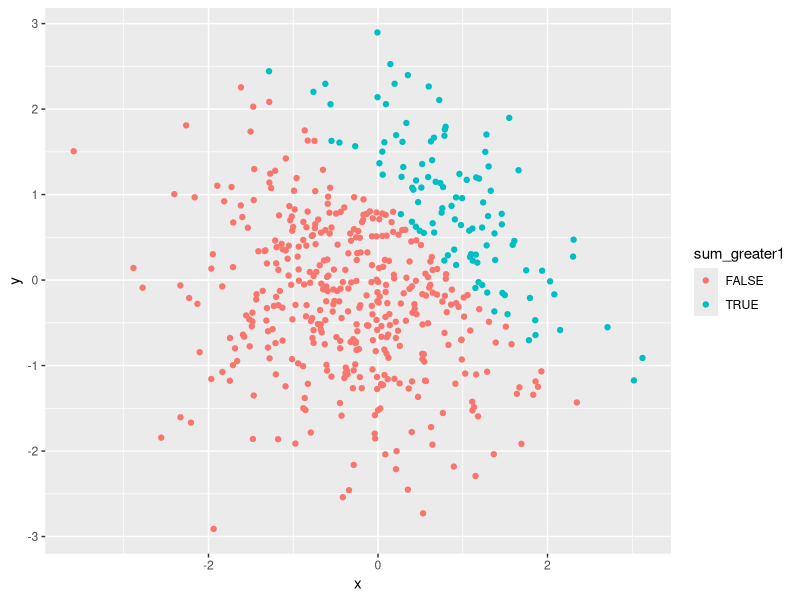
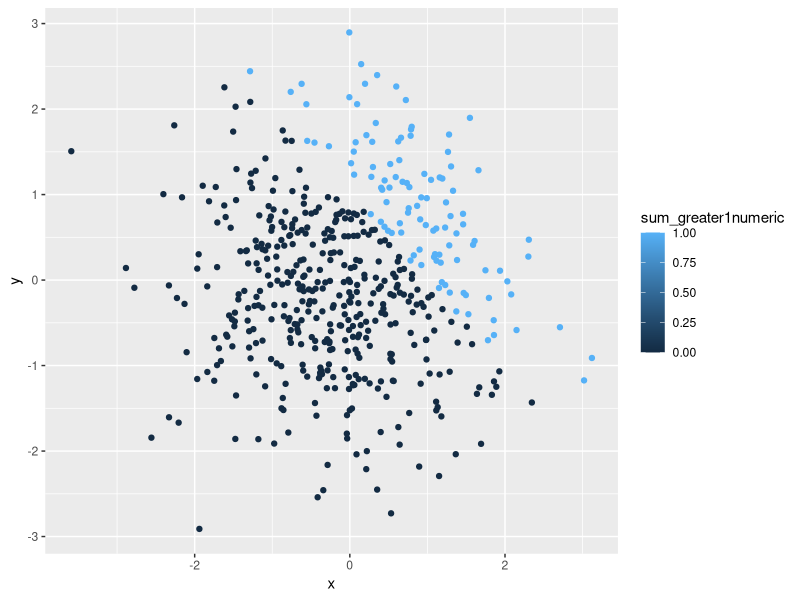
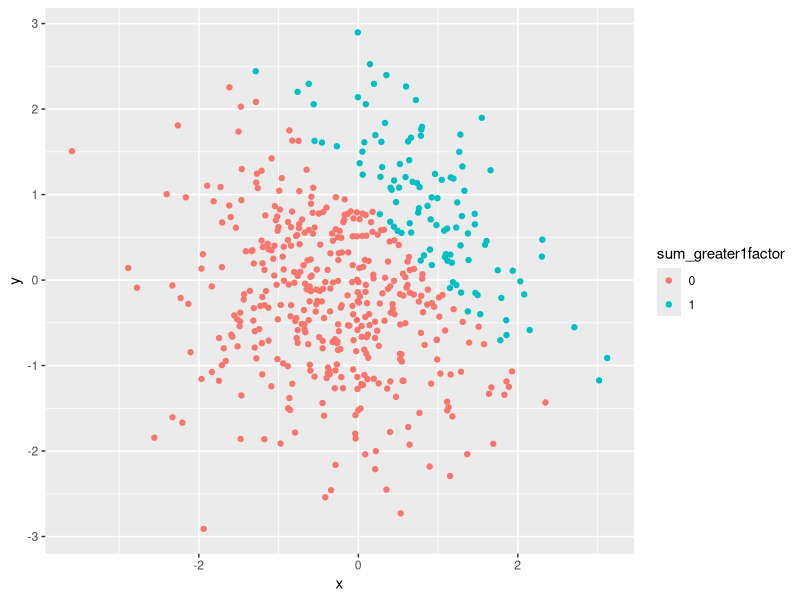

Source code (R) for these figures, in order:
## ---- chunk 1
library(tidyverse)
## ---- chunk 2
hw1_df1 = tibble(
  normal = rnorm(8),
  normal_pos = normal > 0,
  name_char = c("My", "name", "is", "Lisa", "Danielle", "Eisler", "MD", "MS"),
  letter_factor = factor(c("Yes", "No", "Maybe", "Maybe", "No", "Yes", "Yes", "No"))
)
## ---- chunk 3
hw1convert_df1 = tibble(
  normal = rnorm(8),
  normal_pos_numeric = as.numeric(normal > 0),
  normal_pos_factor = as.factor(normal > 0),
  normal_pos_numeric_factor = as.numeric(as.factor(normal > 0)),
  product1 = normal*normal_pos_numeric,
  product2 = normal*normal_pos_factor,
  product3 = normal*normal_pos_numeric_factor
)

## ---- chunk 4
hw1_df2 = tibble(
  x = rnorm(500),
  y = rnorm(500),
  sum_greater1 = x + y > 1,
  sum_greater1numeric = as.numeric(x + y > 1),
  sum_greater1factor = as.factor(sum_greater1numeric)
)
## ---- chunk 5
ggplot(hw1_df2, aes(x = x, y = y, color = sum_greater1)) + geom_point()
## ---- chunk 6
ggplot(hw1_df2, aes(x = x, y = y, color = sum_greater1numeric)) + geom_point()
## ---- chunk 7
ggplot(hw1_df2, aes(x = x, y = y, color = sum_greater1factor)) + geom_point()
